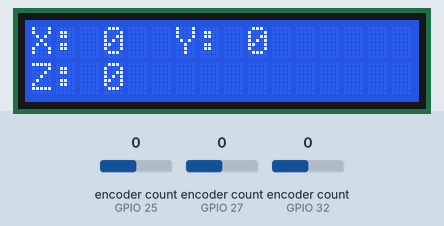
Recording of a sketch running on a simulated ESP32. Shown: 16×2 character LCD. The test bench sets the inputs (shaded band); at power-on: encoder count (sensors on GPIO 25, GPIO 27, GPIO 32) 0. What the sketch prints to the serial monitor is not drawn.

Above: at 4.2 s.
4.3 s: encoder count (sensor on GPIO 25) set to 1
At 5.5 s:
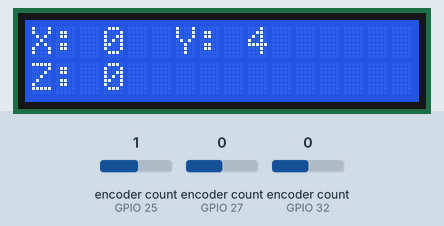
5.8 s: encoder count (sensor on GPIO 27) set to 1
At 6.7 s:
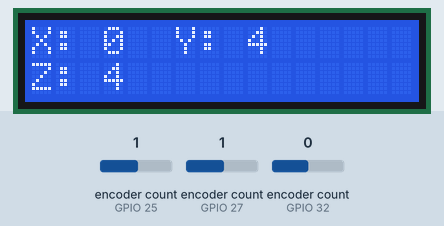
7.3 s: encoder count (sensor on GPIO 32) set to 1
At 7.9 s:
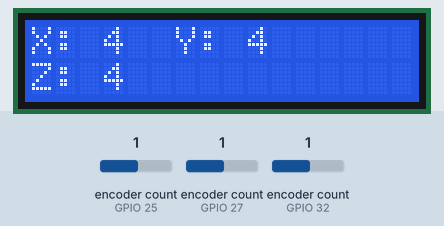
8.8 s: encoder count (sensor on GPIO 25) set to 2
At 10.0 s:
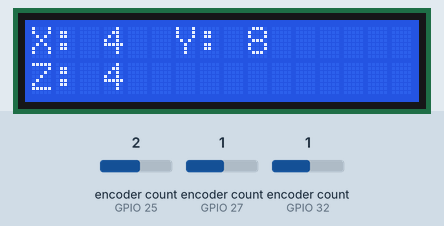
10.3 s: encoder count (sensor on GPIO 27) set to 2
At 11.3 s:
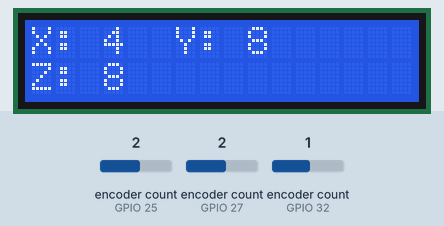
11.8 s: encoder count (sensor on GPIO 32) set to 2
At 12.5 s:
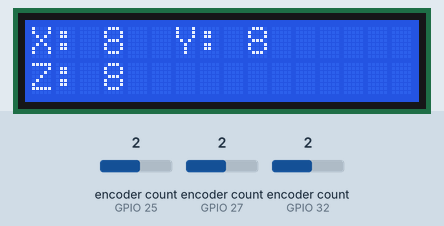
Timing chart, 0 to 14.3 s (numbered marks = the images above; inputs shaded):
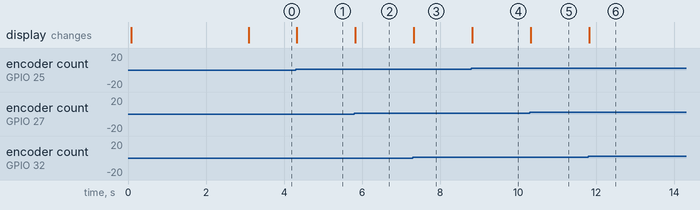

The sketch:

3Encoder_I2C.ino
```cpp
#include <Encoder.h>
#include <LiquidCrystal_I2C.h>


// set the LCD number of columns and rows
int lcdColumns = 16;
int lcdRows = 2;
LiquidCrystal_I2C lcd(0x27, lcdColumns, lcdRows);


Encoder knobLeft(32, 33);
Encoder knobMid(25, 26);
Encoder knobRight(27, 14);


void setup() {
  Serial.begin(9600);
  lcd.init();
  lcd.backlight();
  Serial.println(" Encoder Test:");
  lcd.print("Save The Futur !");
  delay(3000);
}

long positionLeft  = -999;
long positionRight = -999;
long positionMid = -999;

void loop() {


  long newLeft, newRight, newMid;
  newLeft = knobLeft.read();
  newRight = knobRight.read();
  newMid = knobMid.read();

  if (newLeft != positionLeft || newRight != positionRight || newMid != positionMid) {

    Serial.print("Left = ");
    Serial.println(newLeft);
    Serial.print(", Mid = ");
    Serial.println(newMid);
    Serial.print(", Right = ");
    Serial.println(newRight);
    Serial.println();

    lcd.clear();
    lcd.setCursor(0, 0);
    lcd.print("X: ");
    lcd.print(String(newLeft));
    lcd.print("  Y: ");
    lcd.print(String(newMid));
    lcd.setCursor(0, 1);
    lcd.print("Z: ");
    lcd.print(String(newRight));


    positionLeft = newLeft;
    positionRight = newRight;
    positionMid = newMid;
  }
  // if a character is sent from the serial monitor,
  // reset both back to zero.
  if (Serial.available()) {
    Serial.read();
    Serial.println("Reset both knobs to zero");
    knobLeft.write(0);
    knobRight.write(0);
    knobMid.write(0);
  }
}
```

Measured:
- after the input at 4.3 s, the display: changes at once (image 1)
- after the input at 5.8 s, the display: changes at once (image 2)
- after the input at 7.3 s, the display: changes at once (image 3)
- after the input at 8.8 s, the display: changes at once (image 4)
- after the input at 10.3 s, the display: changes at once (image 5)
- after the input at 11.8 s, the display: changes at once (image 6)
